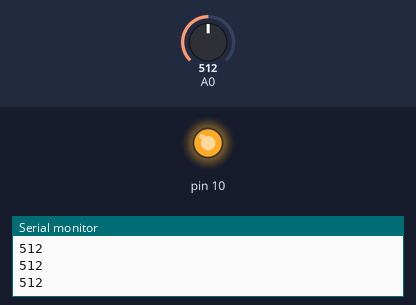
Bench run of a sketch on a simulated Arduino Uno, built with avr-gcc and run on an emulated ATmega328P. Parts: output pins drawn as LEDs (lit = HIGH), the last lines printed to the serial monitor. Inputs (shaded band) come from the test bench; at power-on: A0 = 512.

Above: at 1.2 s.
1.3 s: A0 set to 486
At 2.4 s:
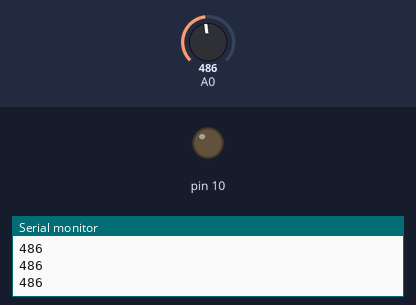
2.8 s: A0 set to 510
At 3.7 s:
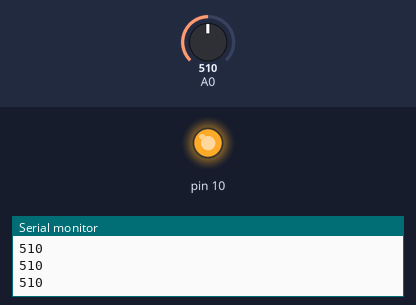
4.3 s: A0 set to 490
At 4.7 s:
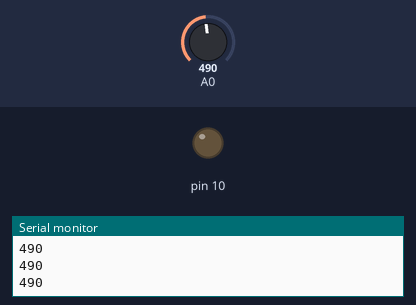
Timing chart, 0 to 7.3 s (numbered marks = the images above; inputs shaded):
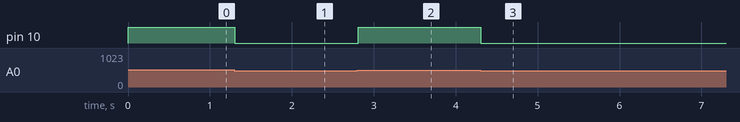

Measured:
- the behaviour switches between 501 and 500 on A0 (found by bisection; images 0 and 1)
- after the input at 1.3 s, pin 10: HIGH → LOW at once
- after the input at 2.8 s, pin 10: LOW → HIGH at once
- after the input at 4.3 s, pin 10: HIGH → LOW at once

The sketch:

auto_street_light.ino
```cpp
/*
 * Automatic Street Light Using Arduino & Photoresistor
 * --------------------------------------------------
 * Reads an LDR through analog pin A0 (10k ohm pull-down to GND)
 * and switches an LED on digital pin 10 ON when the ambient
 * light falls below the threshold value.
 *
 * Hardware:
 *   - Arduino UNO (ATmega328P)
 *   - LDR (photoresistor)
 *   - 10k ohm pull-down resistor (R2)
 *   - 330 ohm LED current-limiting resistor (R1)
 *   - LED on digital pin 10
 *
 * Wiring:
 *   5V -> LDR -> A0 -> 10k -> GND   (voltage divider)
 *   D10 -> 330 ohm -> LED -> GND
 *
 * Author: Ulker Aliyeva
 */

int LDR_VAL = 0;

void setup() {
  pinMode(10, OUTPUT);
  Serial.begin(9600);
}

void loop() {
  LDR_VAL = analogRead(A0);
  Serial.println(LDR_VAL);

  if (LDR_VAL > 500) {
    digitalWrite(10, HIGH);   // LED ON  (dark environment)
  } else {
    digitalWrite(10, LOW);    // LED OFF (bright environment)
  }
}
```
